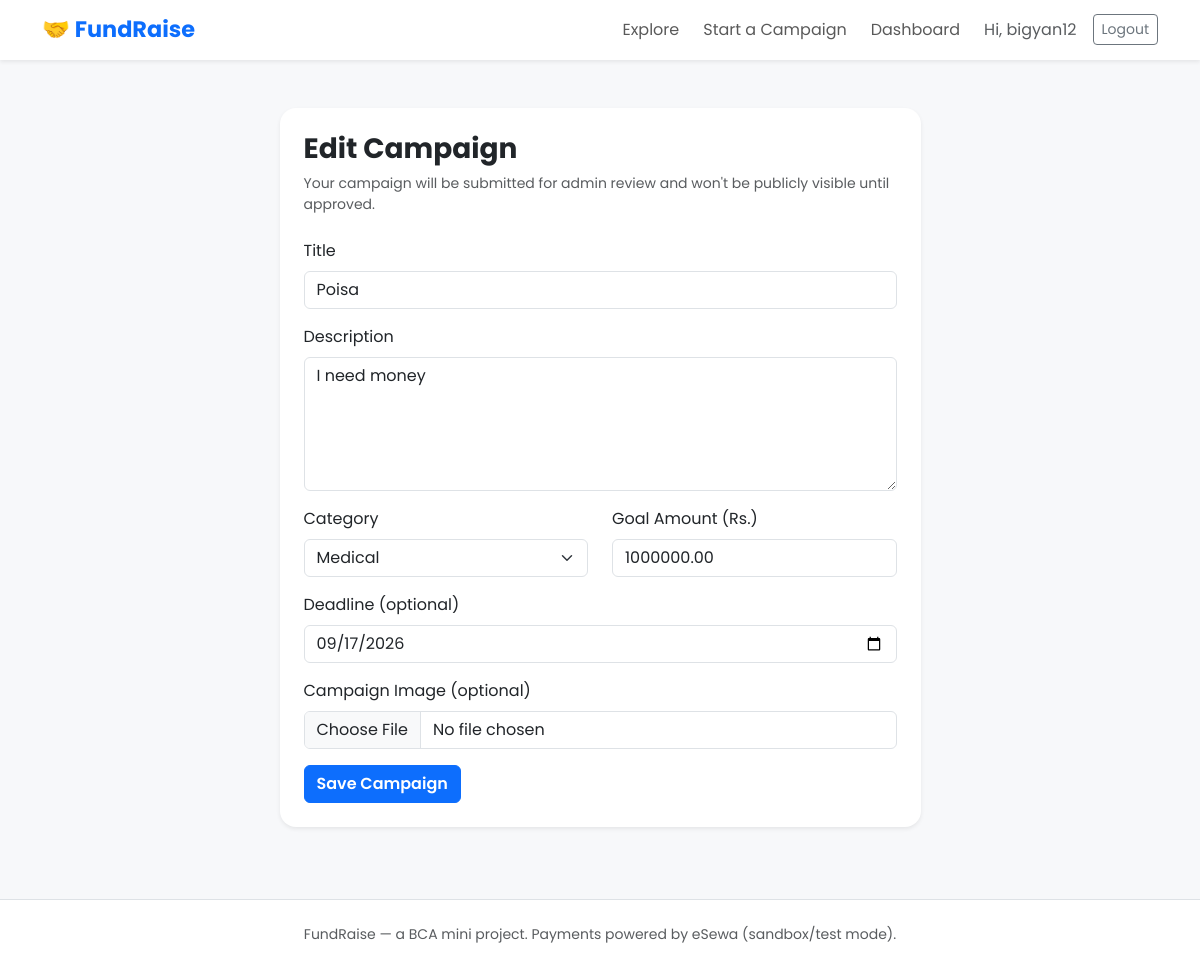
Screenshot of /campaign/poisa/edit/ (signed in) with the database file from the repository.
### campaigns/models.py (models this page shows, shortened)
class Campaign(models.Model):
    title = models.CharField(max_length=200)
    slug = models.SlugField(max_length=220, unique=True, blank=True)
    description = models.TextField()
    category = models.CharField(max_length=20, choices=CATEGORY_CHOICES, default='other')
    image = models.ImageField(upload_to='campaign_images/', blank=True, null=True)
    goal_amount = models.DecimalField(max_digits=12, decimal_places=2)
    raised_amount = models.DecimalField(max_digits=12, decimal_places=2, default=0)
    creator = models.ForeignKey(User, on_delete=models.CASCADE, related_name='campaigns')
    deadline = models.DateField(blank=True, null=True)
    is_active = models.BooleanField(default=True)
    status = models.CharField(max_length=10, choices=STATUS_CHOICES, default='pending')
    rejection_reason = models.CharField(max_length=300, blank=True)
    reviewed_at = models.DateTimeField(blank=True, null=True)
    created_at = models.DateTimeField(auto_now_add=True)
    class Meta:
        ordering = ['-created_at']

### campaigns/views.py (the view)
# urls.py: path('campaign/<slug:slug>/edit/', views.edit_campaign, name='edit_campaign'),
@login_required
def edit_campaign(request, slug):
    campaign = get_object_or_404(Campaign, slug=slug, creator=request.user)
    if request.method == 'POST':
        form = CampaignForm(request.POST, request.FILES, instance=campaign)
        if form.is_valid():
            updated_campaign = form.save(commit=False)
            if campaign.status == 'approved':
                updated_campaign.status = 'pending'
                messages.info(request, 'Your changes were saved and the campaign has been resubmitted for admin review.')
            else:
                messages.success(request, 'Campaign updated.')
            updated_campaign.save()
            return redirect('dashboard')
    else:
        form = CampaignForm(instance=campaign)
    return render(request, 'campaigns/campaign_form.html', {'form': form, 'title': 'Edit Campaign'})

### campaigns/forms.py
class CampaignForm(forms.ModelForm):
    class Meta:
        model = Campaign
        fields = ['title', 'description', 'category', 'image', 'goal_amount', 'deadline']
        widgets = {
            'title': forms.TextInput(attrs={'class': 'form-control', 'placeholder': 'Campaign title'}),
            'description': forms.Textarea(attrs={'class': 'form-control', 'rows': 5, 'placeholder': 'Tell people why this matters...'}),
            'category': forms.Select(attrs={'class': 'form-select'}),
            'image': forms.ClearableFileInput(attrs={'class': 'form-control'}),
            'goal_amount': forms.NumberInput(attrs={'class': 'form-control', 'placeholder': 'e.g. 50000'}),
            'deadline': forms.DateInput(attrs={'class': 'form-control', 'type': 'date'}),
        }

### templates/campaigns/campaign_form.html (shortened to what this page needs)
{% extends 'base.html' %}
{% block content %}
<div class="row justify-content-center">
    <div class="col-lg-7">
        <div class="card shadow-sm border-0 rounded-4 p-4">
            <h3 class="fw-bold mb-2">{{ title }}</h3>
            <p class="text-muted small mb-4">Your campaign will be submitted for admin review and won't be publicly visible until approved.</p>
            <form method="post" enctype="multipart/form-data">
                <div class="mb-3">
                    <label class="form-label">Title</label>
                    {{ form.title }}
                </div>
                <div class="mb-3">
                    <label class="form-label">Description</label>
                    {{ form.description }}
                </div>
                <div class="row">
                    <div class="col-md-6 mb-3">
                        <label class="form-label">Category</label>
                        {{ form.category }}
                    </div>
                    <div class="col-md-6 mb-3">
                        <label class="form-label">Goal Amount (Rs.)</label>
                        {{ form.goal_amount }}
                    </div>
                </div>
                <div class="mb-3">
                    <label class="form-label">Deadline (optional)</label>
                    {{ form.deadline }}
                </div>
                <div class="mb-3">
                    <label class="form-label">Campaign Image (optional)</label>
                    {{ form.image }}
                </div>
                <button type="submit" class="btn btn-primary fw-semibold">Save Campaign</button>
            </form>
        </div>
    </div>
</div>
{% endblock %}

### templates/base.html (shortened to what this page needs)
{% load static %}
<!DOCTYPE html>
<html lang="en">
<head>
    <link href="https://cdn.jsdelivr.net/npm/bootstrap@5.3.3/dist/css/bootstrap.min.css" rel="stylesheet">
    <link rel="stylesheet" href="{% static 'css/style.css' %}">
</head>
<body>
    <nav class="navbar navbar-expand-lg navbar-light bg-white shadow-sm sticky-top">
        <div class="container">
            <a class="navbar-brand fw-bold text-primary" href="{% url 'home' %}">🤝 FundRaise</a>
            <div class="collapse navbar-collapse" id="navMenu">
                <ul class="navbar-nav ms-auto align-items-lg-center gap-lg-2">
                    <li class="nav-item"><a class="nav-link" href="{% url 'home' %}">Explore</a></li>
                    {% if user.is_authenticated %}
                        <li class="nav-item"><a class="nav-link" href="{% url 'create_campaign' %}">Start a Campaign</a></li>
                        <li class="nav-item"><a class="nav-link" href="{% url 'dashboard' %}">Dashboard</a></li>
                        <li class="nav-item">
                            <span class="nav-link text-muted">Hi, {{ user.username }}</span>
                        </li>
                        <li class="nav-item">
                            <form method="post" action="{% url 'logout' %}" class="d-inline">
                                <button type="submit" class="btn btn-outline-secondary btn-sm">Logout</button>
                            </form>
                        </li>
                    {% else %}
                        <li class="nav-item"><a class="btn btn-outline-primary btn-sm me-2" href="{% url 'login' %}">Login</a></li>
                        <li class="nav-item"><a class="btn btn-primary btn-sm" href="{% url 'signup' %}">Sign Up</a></li>
                    {% endif %}
                </ul>
            </div>
        </div>
    </nav>
    <main class="container my-4 flex-grow-1">
        {% block content %}{% endblock %}
    </main>
    <footer class="bg-white border-top py-4 mt-5">
        <div class="container text-center text-muted small">
            FundRaise &mdash; a BCA mini project. Payments powered by eSewa (sandbox/test mode).
        </div>
    </footer>
</body>
</html>

### static/css/style.css (style rules this page uses)
body { font-family: 'Poppins', sans-serif; background-color: #f7f8fa; display: flex; flex-direction: column; min-height: 100vh; }
.navbar-brand { font-size: 1.4rem; }

### rows the page displays
Campaign: title "Poisa", description "I need money", category "Medical", goal_amount "1000000.00", deadline "09/17/2026"

### other values shown
{{ user.username }} "bigyan12"
{{ title }} "Edit Campaign"
